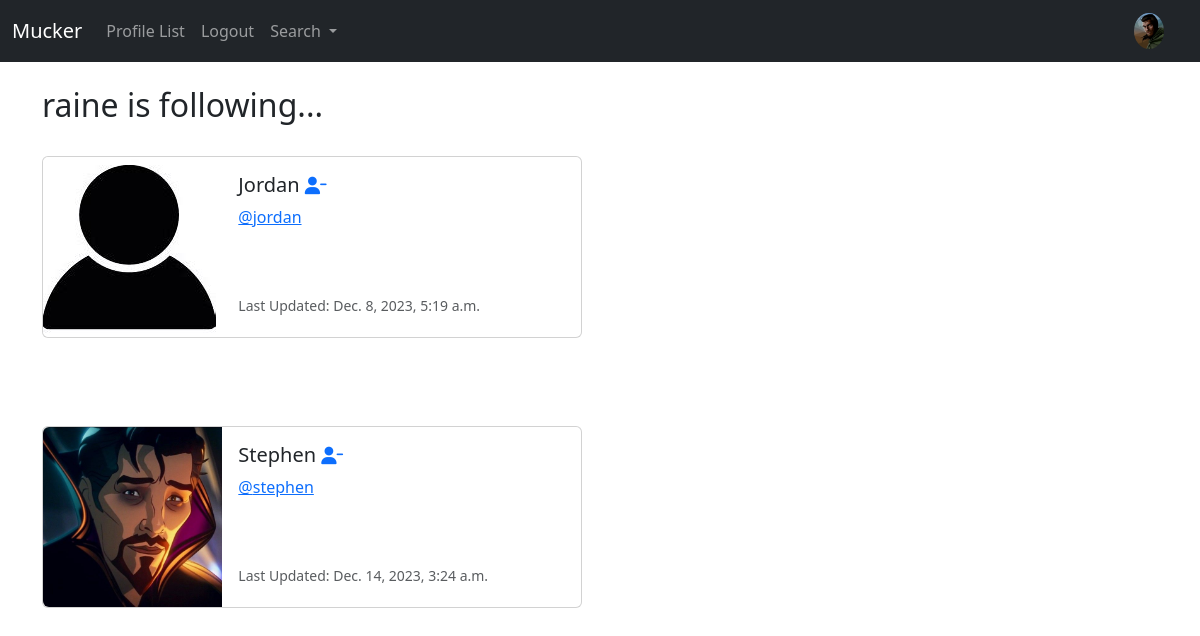
The page /profile/follows/1 (signed in) on the database its author committed.
### musker/models.py (models this page shows, shortened)
class Profile(models.Model):
	user = models.OneToOneField(User, on_delete=models.CASCADE)
	follows = models.ManyToManyField("self",
		related_name = "followed_by",
		symmetrical = False,
		blank = True)
	date_modifed = models.DateTimeField(User, auto_now = True)
	profile_image = models.ImageField(null=True, blank=True, upload_to="images/")
	profile_bio = models.CharField(null = True, blank=True, max_length=500)
	homepage_link = models.CharField(null = True, blank=True, max_length=100)
	facebook_link = models.CharField(null = True, blank=True, max_length=100)
	instagram_link = models.CharField(null = True, blank=True, max_length=100)
	linkedin_link = models.CharField(null = True, blank=True, max_length=100)

### musker/views.py (the view)
# urls.py: path('profile/follows/<int:pk>', views.follows, name= 'follows'),
def follows(request, pk):
	if request.user.is_authenticated:
		if request.user.id == pk:
			profiles = Profile.objects.get(user_id = pk)
			return render(request,'follows.html',{'profiles':profiles})
		else:
			messages.success(request,("This is not your profile page"))
			return redirect('home')
	else:
		messages.success(request,("You must be logged in to view this page."))
		return redirect('home')

### musker/templates/follows.html
{% extends 'base.html' %}
{% load static %}
{% block content%}
	<h2>{{ request.user.username}} is following...</h2><br/>
	{% if profiles %}
		{% for profile in profiles.follows.all %}
			<div class="card mb-3" style="max-width: 540px;">
			  <div class="row g-0">
			    <div class="col-md-4">
			    	{% if profile.profile_image %}
			    		<img src="{{ profile.profile_image.url }}" width="200"
			    		height="200" class="img-fluid rounded-start" alt="{{ profile.user.username }}">
			    	{% else %}
			      	<img src="{% static 'images/pp.jpg' %}" class="img-fluid rounded-start" alt="Profile Image">
			      {% endif %}
			    </div>
			    <div class="col-md-8">
			      <div class="card-body">
			        <h5 class="card-title">{{ profile.user.username }}
			        	{% if profile in profiles.follows.all %}
									 <a href="{% url 'unfollow' profile.user.id %}"><i class="fa fa-user-minus small"></i></a>
								{% else %}
									 <a href="{% url 'follow' profile.user.id %}"><i class="fa fa-user-plus small"></i></a>
								{% endif %}
			        </h5>
			        <p class="card-text">
			        	<a href="{% url 'profile' profile.user.id %}">@{{ profile.user.username | lower }}</a>
			        </p><br/><br/>
			        <p class="card-text"><small class="text-body-secondary">Last Updated: {{ profile.date_modifed }}</small></p>
			      </div>
			    </div>
			  	</div>
			</div>
			<br/>
			<br/><br/>
		{% endfor %}
	{% endif %}
{% endblock %}

### musker/templates/navbar.html (shortened to what this page needs)
{% load static %}
<nav class="navbar navbar-expand-lg navbar-dark bg-dark ">
  <div class="container-fluid">
    <a class="navbar-brand" href="{% url 'home' %}">Mucker</a>
    <div class="collapse navbar-collapse" id="navbarSupportedContent">
      <ul class="navbar-nav me-auto mb-2 mb-lg-0">
        <li class="nav-item">
          <a class="nav-link" href="{% url 'profile_list' %}">Profile List</a>
        </li>
        {% if user.is_authenticated %}
          <li class="nav-item">
            <a class="nav-link" href="{% url 'logout_user' %}">Logout</a>
          </li>
          <li class="nav-item dropdown">
            <a class="nav-link dropdown-toggle" href="#" role="button" data-bs-toggle="dropdown" aria-expanded="false">
              Search
            </a>
          </li>
        {% endif %}
      </ul>
      {% if user.is_authenticated %}
        <ul class="navbar-nav ml-auto">
          <li class="nav-link navbar-brand">
            <a href="{% url 'profile' request.user.id %}">
              {% if user.profile.profile_image %}
                <img src="{{ user.profile.profile_image.url }}" class="rounded-circle" width=30>
              {% else %}
                <img src="{%  static 'images/pp.jpg' %} "  class="img-fluid rounded-circle" alt="Profile Image" width="30">
              {% endif %}
            </a>
          </li>
        </ul>
      {% endif %}
    </div>
  </div>
</nav>

### rows shown on the page
Profile: user.username "Jordan", user.username "jordan", date_modifed "Dec. 8, 2023, 5:19 a.m."
Profile: profile_image (picture), user.username "Stephen", user.username "stephen", date_modifed "Dec. 14, 2023, 3:24 a.m."

### other values the page prints
{{ request.user.username }} "raine"
